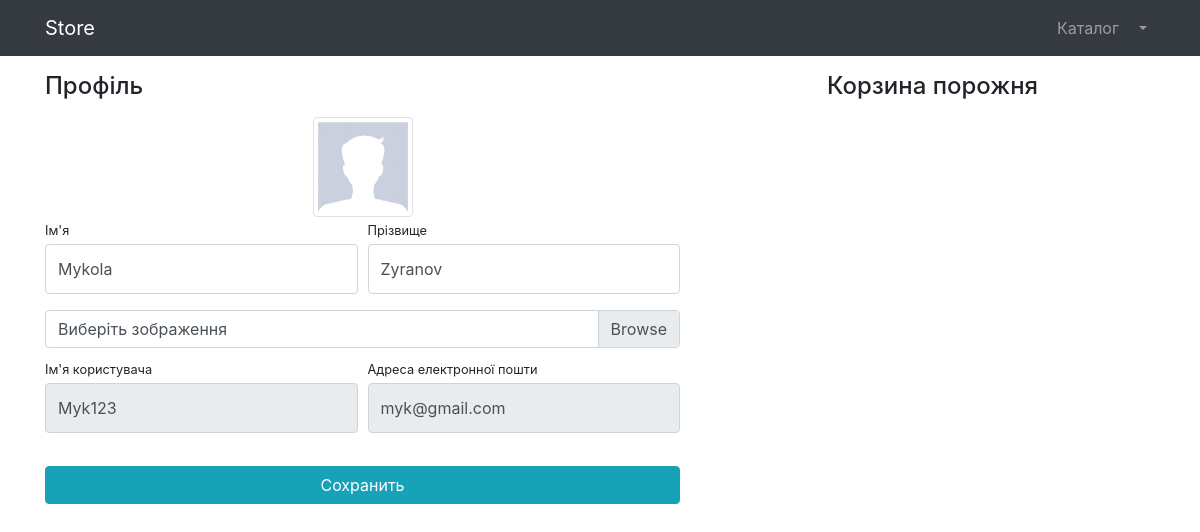
The app's page /users/profile/ (signed in), older data.
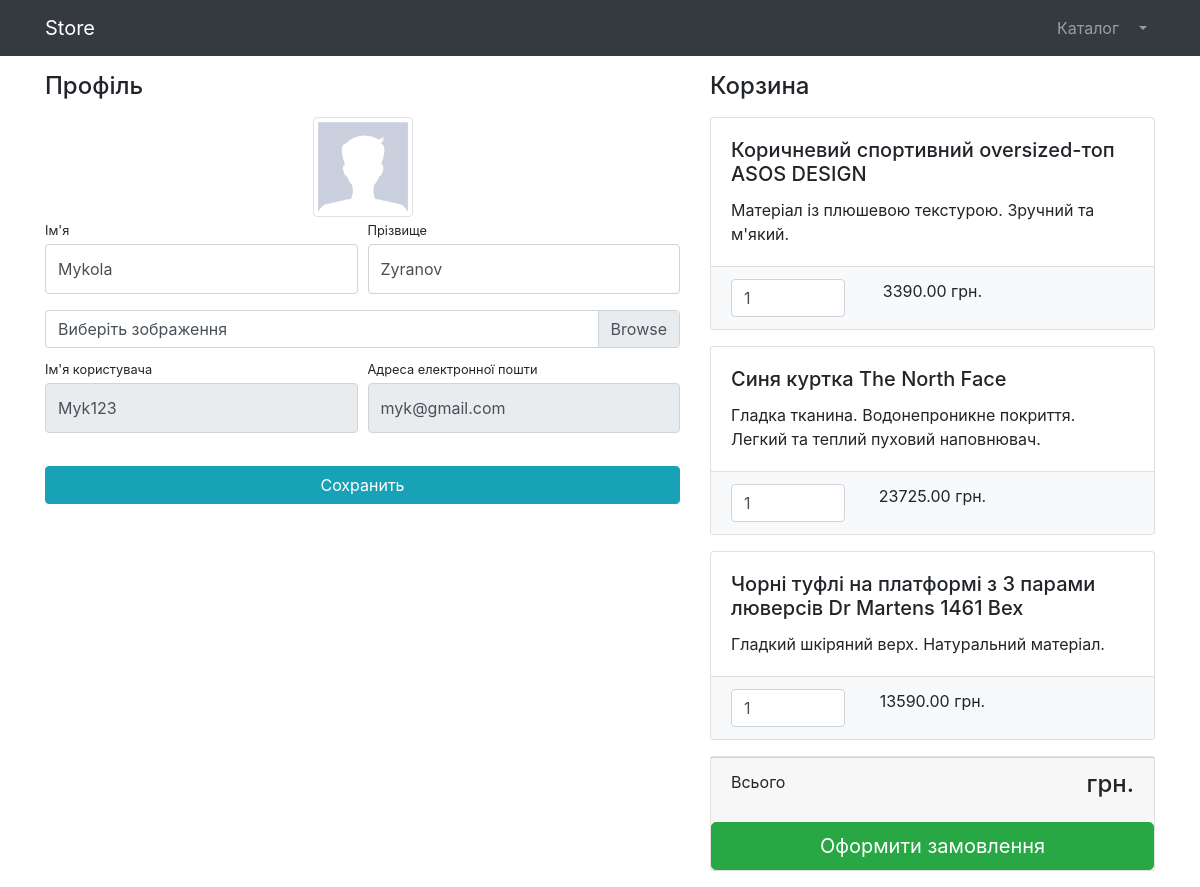
The same page, newer data.
### users/models.py (models this page shows)
class User(AbstractUser):
    image = models.ImageField(upload_to='users_images', null=True, blank=True)

### products/models.py (models this page shows, shortened)
class Basket(models.Model):
    user = models.ForeignKey(to=User, on_delete=models.CASCADE)
    product = models.ForeignKey(to=Product, on_delete=models.CASCADE)
    quantity = models.PositiveIntegerField(default=0)
    created_timestamp = models.DateTimeField(auto_now_add=True)
    objects = BasketQuerySet.as_manager()
    def sum(self):
        return self.product.price * self.quantity

class Product(models.Model):
    name = models.CharField(max_length=256)
    description = models.TextField()
    price = models.DecimalField(max_digits=8, decimal_places=2)
    quantity = models.PositiveIntegerField(default=0)
    image = models.ImageField(
        upload_to='products_images', null=True, blank=True)
    category = models.ForeignKey(to=ProductCategory, on_delete=models.CASCADE)

### users/views.py (the view)
# urls.py: path('profile/', profile, name='profile'),
def profile(request):
    if request.method == 'POST':
        form = UserProfileForm(instance=request.user,
                               data=request.POST, files=request.FILES)
        if form.is_valid():
            form.save()
            return HttpResponseRedirect(reverse('users:profile'))
    else:
        form = UserProfileForm(instance=request.user)
    context = {
        'title': 'Store - Профіль',
        'form': form,
        'baskets': Basket.objects.filter(user=request.user),
    }
    return render(request, 'users/profile.html', context)

### users/forms.py
class UserProfileForm(UserChangeForm):
    first_name = forms.CharField(widget=forms.TextInput(
        attrs={'class': 'form-control py-4'}))
    last_name = forms.CharField(widget=forms.TextInput(
        attrs={'class': 'form-control py-4'}))
    image = forms.ImageField(widget=forms.FileInput(
        attrs={'class': 'custom-file-input'}), required=False)
    username = forms.CharField(widget=forms.TextInput(
        attrs={'class': 'form-control py-4', 'readonly': True}))
    email = forms.CharField(widget=forms.TextInput(
        attrs={'class': 'form-control py-4', 'readonly': True}))
    class Meta:
        model = User
        fields = ('first_name', 'last_name', 'image', 'username', 'email')

### users/templates/users/profile.html (shortened to what this page needs)
{% extends 'products/base.html' %}
{% load static %}
{% block css %}
    <link href="{% static 'vendor/css/profile.css' %}" rel="stylesheet">
{% endblock %}
{% block content %}
    <div class="container">
        <div class="row">
            <div class="col-lg-7">
                <h4 class="mt-3 mb-3">Профіль</h4>
                <div class="col-lg-12 text-center">
                    <img width="100" height="100"
                         src="{% if user.image %} {{ user.image.url }} {% else %} {% static 'vendor/img/users/default_avatar.jpg' %} {% endif %}"
                         class="img-thumbnail">
                </div>
                <form action="{% url 'users:profile' %}" method="post" enctype="multipart/form-data">
                    <div class="form-row">
                        <div class="col-lg-6">
                            <div class="form-group">
                                <label class="small mb-1" for="{{ form.first_name.id_for_label }}">Ім'я</label>
                                {{ form.first_name }}
                            </div>
                        </div>
                        <div class="col-lg-6">
                            <div class="form-group">
                                <label class="small mb-1" for="{{ form.last_name.id_for_label }}">Прізвище</label>
                                {{ form.last_name }}
                            </div>
                        </div>
                    </div>
                    <div class="form-row mb-2">
                        <div class="col-lg-12">
                            <div class="custom-file">
                                <label class="custom-file-label" for="{{ form.image.id_for_label }}">
                                    Виберіть зображення
                                </label>
                            </div>
                        </div>
                    </div>
                    <div class="form-row">
                        <div class="col-lg-6">
                            <label class="small mb-1" for="{{ form.username.id_for_label }}">Ім'я користувача</label>
                            {{ form.username }}
                        </div>
                        <div class="col-lg-6">
                            <label class="small mb-1" for="{{ form.email.id_for_label }}">
                                Адреса електронної пошти
                            </label>
                            {{ form.email }}
                        </div>
                    </div>
                    <div class="form-row">
                        <div class="col-lg-12" style="margin-top: 33px;">
                            <input class="btn btn-info btn-block" type="submit" value="Сохранить">
                        </div>
                    </div>
                </form>
            </div>
            <div class="col-lg-5">
                {% include 'products/baskets.html' %}
        </div>
    </div>
{% endblock %}

### products/templates/products/base.html (shortened to what this page needs)
{% load static %}
<!DOCTYPE html>
<html lang="en">
<head>
    <link href="{% static 'vendor/bootstrap/css/bootstrap.min.css' %}" rel="stylesheet">
    {% block css%} {% endblock %}
</head>
<body>
<nav class="navbar navbar-expand-lg navbar-dark bg-dark fixed-top">
    <div class="container">
        <a class="navbar-brand" href="{% url 'index' %}">Store</a>
        <div class="collapse navbar-collapse" id="navbarResponsive">
            <ul class="navbar-nav ml-auto">
                <li class="nav-item">
                    <a class="nav-link" href="{% url 'products:index' %}">Каталог  </a>
                </li>
                {% if user.is_authenticated %}
                <li class="nav-item dropdown">
                    <a class="nav-link dropdown-toggle" href="#" id="navbarDropdown" role="button"
                       data-bs-toggle="dropdown" aria-expanded="false">
                    </a>
                </li>
                {% else %}
                <li class="nav-item">
                    <a class="nav-link" href="{% url 'users:login' %}">Увійти <i class="fas fa-sign-in-alt"></i></a>
                </li>
                {% endif %}
            </ul>
        </div>
    </div>
</nav>
{% block content%} {% endblock %}
</body>
</html>

### products/templates/products/baskets.html (shortened to what this page needs)
{% if baskets  %}
<h4 class="mt-3 mb-3 d-flex justify-content-between align-items-center mb-3">
    Корзина
</h4>
{% for basket in baskets %}
<div class="card mb-3">
    <div class="card-body">
        <h5 class="card-title">{{ basket.product.name }}</h5>
        <p class="card-text">{{ basket.product.description }}</p>
    </div>
    <ul class="list-group list-group-flush">
        <li class="list-group-item bg-light">
            <div class="row text-center">
                <div class="col-lg-4">
                    <input name="basketID" type="number" class="form-control"
                           value="{{ basket.quantity }}" min="0">
                </div>
                <div class="col-lg-4">{{ basket.sum }} грн.</div>
                <div class="col-lg-4">
                </div>
            </div>
        </li>
    </ul>
</div>
{% endfor %}
<div class="card mb-3">
    <div class="card-footer">
        <p class="float-left">Всього</p>
        <h4 class="float-right">{{ total_sum }} грн.</h4>
    </div>
<a class="btn btn-success btn-lg float-right" href="../orders/order-create.html">
    Оформити замовлення
</a>
{% else %}
<h4 class="mt-3 mb-3 text-center">
    Корзина порожня
</h4>
{% endif %}

Row changes from the older to the newer data that the page shows:
added Basket: product.name "Коричневий спортивний oversized-топ ASOS DESIGN", product.description "Матеріал із плюшевою текстурою. Зручний та м'який.", basketID "1", sum "3390.00"
added Basket: product.name "Синя куртка The North Face", product.description "Гладка тканина. Водонепроникне покриття. Легкий та теплий пуховий наповнювач.", basketID "1", sum "23725.00"
added Basket: product.name "Чорні туфлі на платформі з 3 парами люверсів Dr Martens 1461 Bex", product.description "Гладкий шкіряний верх. Натуральний матеріал.", basketID "1", sum "13590.00"
Text that changed along with them:
text no longer shown: "Корзина порожня"
text now shown: "Корзина Всього грн. Оформити замовлення"
